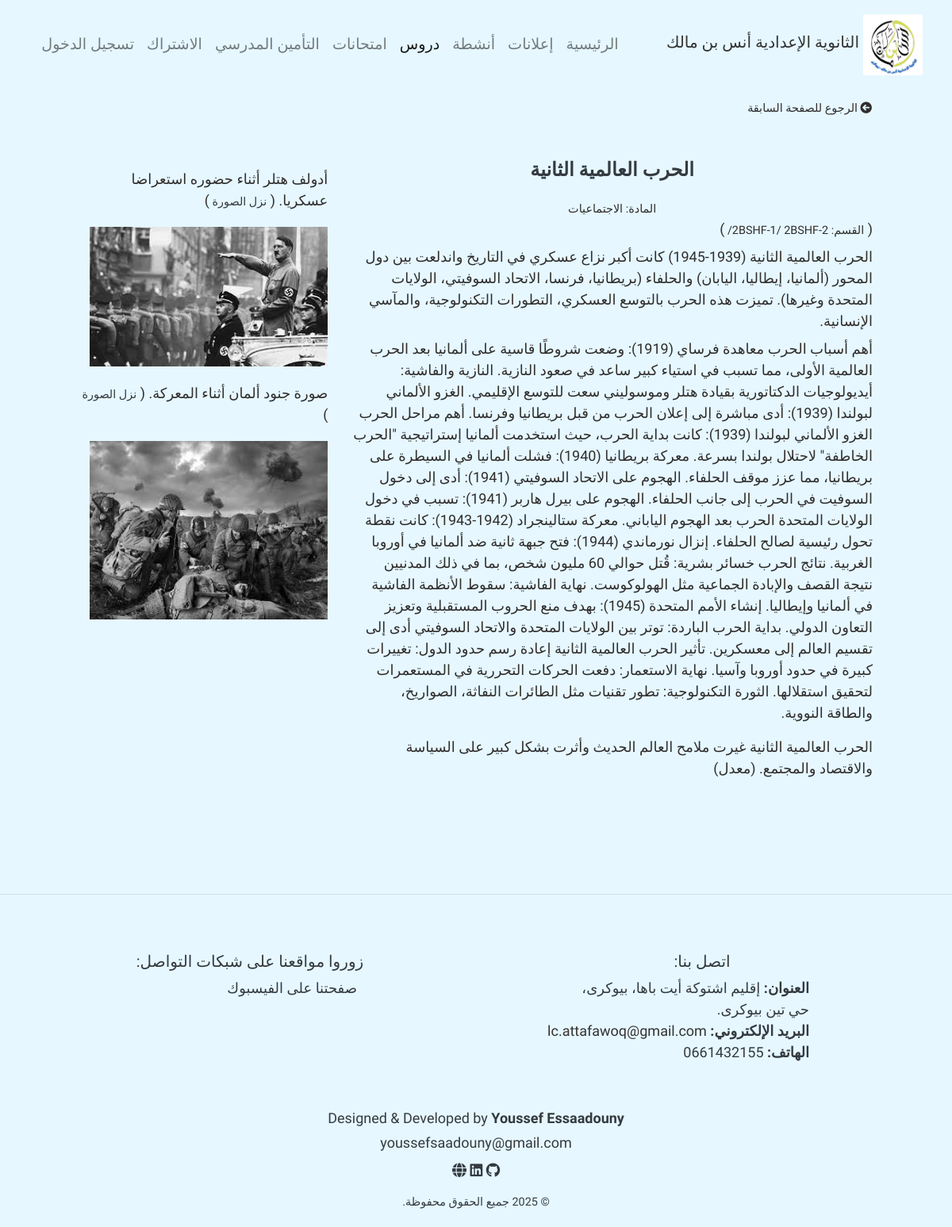
The page /course/1 on the database its author committed.
### home/models.py (models this page shows, shortened)
class Course(models.Model):
    user = models.ForeignKey(User, on_delete= models.CASCADE, default=1 )
    material = models.ForeignKey(Subject, on_delete = models.CASCADE, default = 1)
    section = models.ManyToManyField(Section, default=1)
    title = models.CharField(max_length = 100, null = True, blank = True)
    introduction = models.TextField(null = True, blank = True)
    subject = models.TextField( null = True, blank = True)
    conclusion = models.TextField(null = True, blank = True)

class Subject(models.Model):
    name = models.CharField(max_length = 100)
    def __str__(self):
        return self.name

class Section(models.Model):
    name = models.CharField(max_length = 50)
    subjects = models.ManyToManyField(Subject, related_name= 'sections' )

class Image(models.Model):
    title = models.CharField(max_length = 100, default= 'صورة', null=True, blank=True)
    course = models.ForeignKey(Course , on_delete = models.CASCADE, null = True, blank=True , default=None)
    activity = models.ForeignKey(Activities, on_delete= models.CASCADE, null = True, blank = True,  default=None)
    image = models.ImageField(null=True, blank=True)
    @property
    def imgURL(self):
        if self.image.url:
            return self.image.url
        else:
            return ''

### home/views.py (the view)
# urls.py: path('course/<int:id>', views.course, name = 'course'),
def course(request, id):
    course = Course.objects.get(id = id)
    images = Image.objects.filter(course = id)
    try:
        user = request.user
        user_info = UserProfile.objects.get(user = user)
    except:
        user_info = None
    context = {
        'user_info': user_info,
        'images' : images,
        'course' : course
    }
    return render(request, 'pages/course/course.html', context)

### templates/pages/course/course.html (shortened to what this page needs)
{% extends 'base.html' %}
{% load static %}
{% block content %}
    <div class="container ">
        <div class="mb-3 text-start mr-5 p-2">
            <a href="{{ request.META.HTTP_REFERER }}" class="text-decoration-none" style="color: inherit; font-size: 0.9rem;">
              <i class="fas fa-arrow-circle-left me-1"></i> الرجوع للصفحة السابقة
            </a>
        </div>
        <div class="row p-3 m-4">
            <div class="col col-8">
                <p class="text-center text-dark " style="font-size:x-large; font-weight:bolder">{{course.title}}</p>
                <center>
                <small>المادة: {{ course.material }} </small>
                </center>
                (
                <small>القسم:
                {% for s in course.section.all %}
                     {{ s.name }}/
                    {% endfor %}
                </small>
                )
                <p class="my-2">{{course.introduction}}</p>
                <p>{{course.subject}}</p>
                <p class="my-2">{{course.conclusion}}</p>
            </div>
            <div class="col col-4 ">
                {% for image in images %}
                    <div class="my-3">
                        {% if image.image %}
                        <div class="">
                            <p>
                            {{image.title}} (
                            <a href="{{image.imgURL}}" class="text-dark" download=""><small>نزل الصورة </small></a>)
                            </p>
                        </div>
                        <div class="" ><img src="{{image.imgURL}}" class="my-1" style="width: 300px; height:auto" alt=""></div>
                        {% else %}
                        <p class="text-muted">لا توجد صورة متاحة</p>
                        {% endif %}
                    </div>
                {% endfor %}
            </div>
        </div>
    </div>
{% endblock %}

### LC_tassegdelt/static/css/style.css (style rules this page uses)
body { background: #e6f7ff; color: #2f2d2d; position: relative; font-size: large; font-family: 'Tajawal' , 'Gupter', 'Marhey', sans-serif !important; direction: rtl; text-align: right; }

### rows shown on the page
Course: title "الحرب العالمية الثانية", material "الاجتماعيات", introduction "الحرب العالمية الثانية (1939-1945) كانت أكبر نزاع عسكري في التاريخ واندلعت بين دول المحور (ألمانيا، إيطاليا، اليابان) والحلفاء (بريطانيا، فرنسا، الاتحاد السوفيتي، الولايات المتحدة وغيرها). تميزت هذه الحرب بالتوسع العسكري، التطورات التكنولوجية، والمآسي الإنسانية.", subject "أهم أسباب الحرب معاهدة فرساي (1919): وضعت شروطًا قاسية على ألمانيا بعد الحرب العالمية الأولى، مما تسبب في استياء كبير ساعد في صعود النازية. النازية والفاشية: أيديولوجيات الدكتاتورية بقيادة هتلر وموسوليني سعت للتوسع الإقليمي. الغزو الألماني لبولندا (1939): أدى مباشرة إلى إعلان الحرب من قبل بريطانيا وفرنسا. أهم مراحل الحرب الغزو الألماني لبولندا (1939): كانت بداية الحرب، حيث استخدمت ألمانيا إستراتيجية \"الحرب الخاطفة\" لاحتلال بولندا بسرعة. معركة بريطانيا (1940): فشلت ألمانيا في السيطرة على بريطانيا، مما عزز موقف الحلفاء. الهجوم على الاتحاد السوفيتي (1941): أدى إلى دخول السوفيت في الحرب إلى جانب الحلفاء. الهجوم على بيرل هاربر (1941): تسبب في دخول الولايات المتحدة الحرب بعد الهجوم الياباني.…", conclusion "الحرب العالمية الثانية غيرت ملامح العالم الحديث وأثرت بشكل كبير على السياسة والاقتصاد والمجتمع. (معدل)"
Section: name "2BSHF-1"
Section: name "2BSHF-2"
Image: title "أدولف هتلر أثناء حضوره استعراضا عسكريا.", imgURL (picture)
Image: title "صورة جنود ألمان أثناء المعركة.", imgURL (picture)
